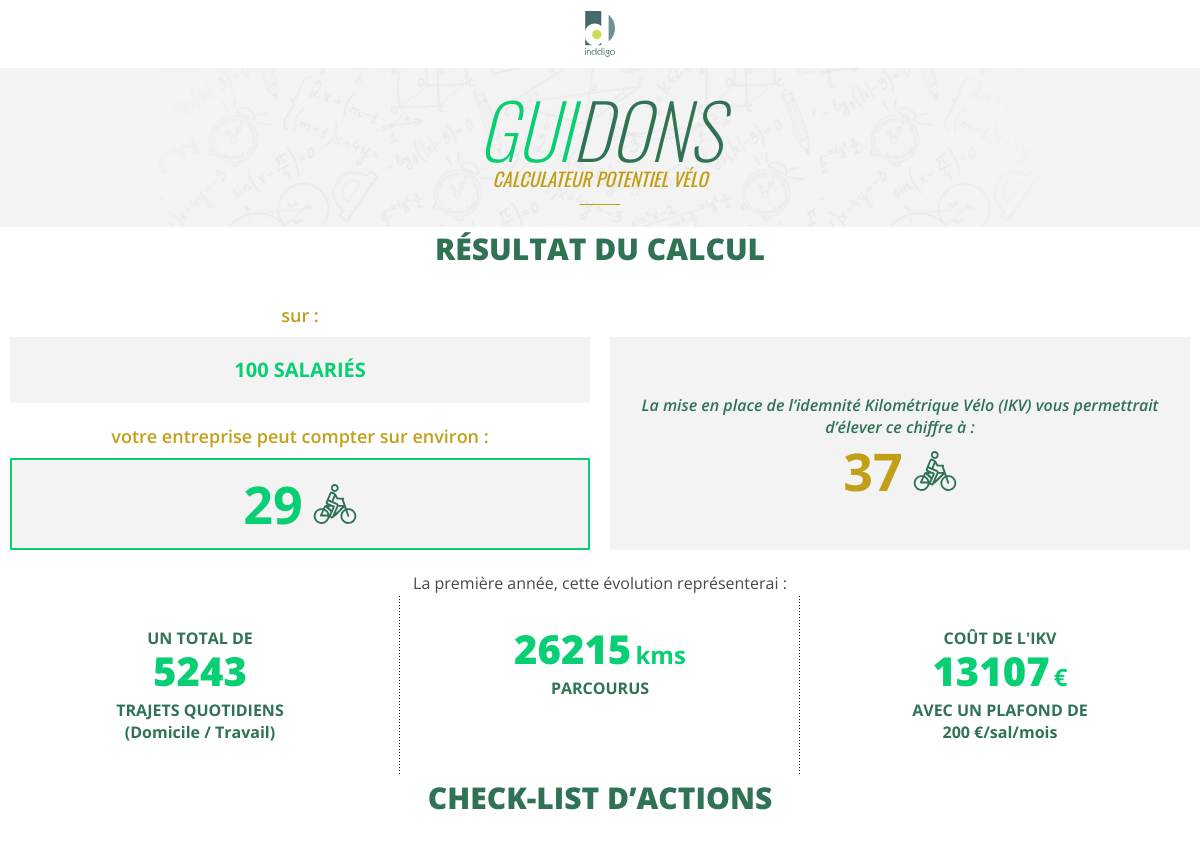
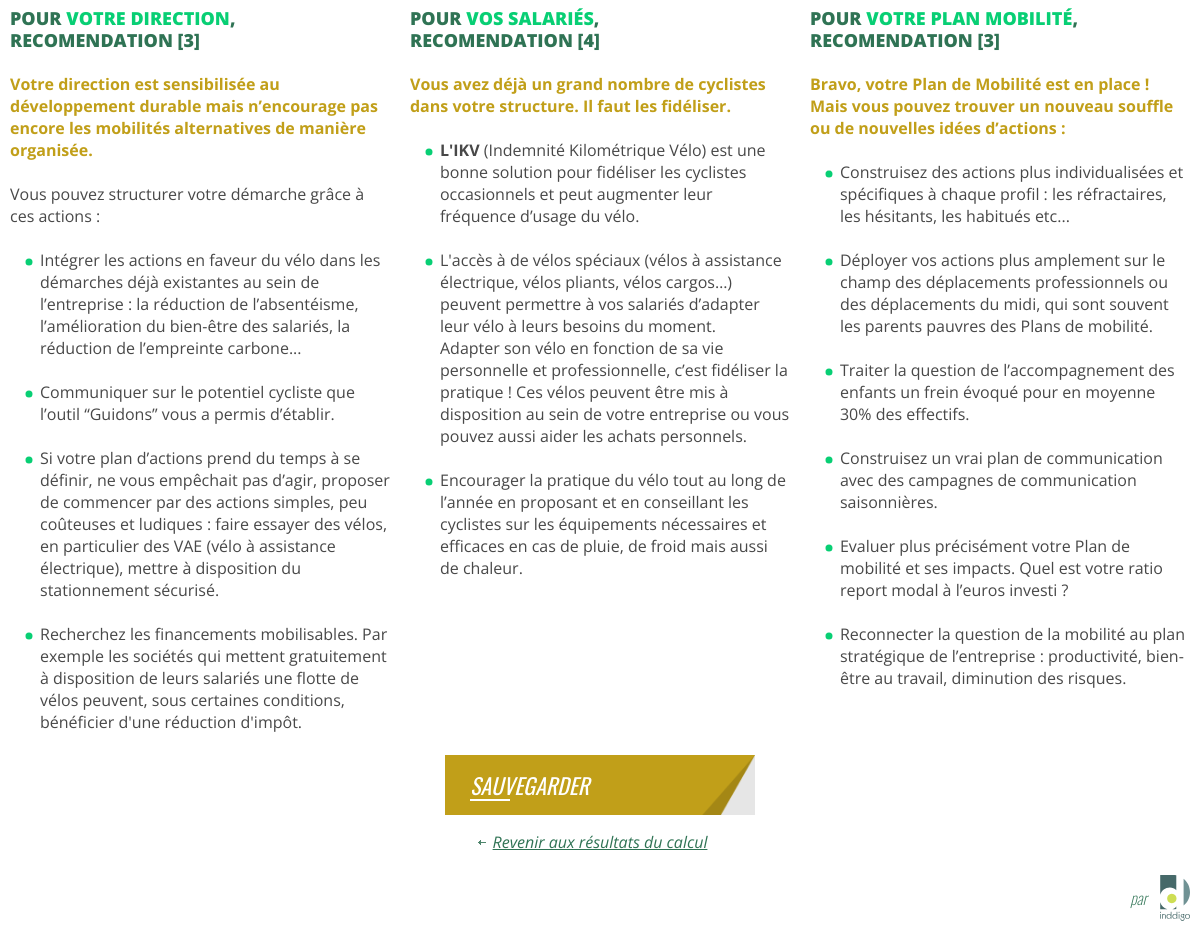
/player/1/, run on the app's committed database (2 pictures, top to bottom).
### velo/models.py (models this page shows, shortened)
class Player(models.Model):
    CTX_GEO_LIB = ((4.9, 'Centre ville ou urbain'),(1.7, 'Périurbain'),(1.5, 'Rural'),) # suprimer moyenne nationale
    ACC_LIB = (('bonne','bonne' ),('moyenne','moyenne'),('mauvaise','mauvaise'))
    FREQF_LIB = ((5, 'moins de 1 jour'),(15, '1 jour'),(35, '2 jours'),(65, '3 jours'),(80, '4 jours'),(100, '5 jours'),)
    MG1=((2, 'Réticent'),(25, 'Non sensibilisé'),(45, 'Sensibilisé'),(75, 'Motivé'),(100, 'Impliqué et acteur'),)
    MG2=((10, 'Réfractaire aux vélos'),(25, 'Sensibilisé mais pas confiant'),(45, 'Usager ponctuel pour le loisir'),(75, 'Usager quotidien'),(100, 'Cycliste expert'),)
    MG3=((10, 'Inexistant'),(50, 'En réflexion'),(100, 'Actif'),)
    MG4=((10, 'Aucune action envisagée'),(50, 'Actions vélos en réflexion'),(100, 'Actions vélos mises en place'),)
    PCY=((3, 'Moins de 5 %'),(20,'Environ un quart'),(55, 'Environ la moitié'),(80,'Plus de la moitié'),(50,'Ne sais pas estimer'))
    entrep = models.CharField(max_length=250,verbose_name = "Le nom de votre entreprise",)
    nom = models.CharField( max_length=250,verbose_name = "votre nom",)
    ville = models.CharField( max_length=250,verbose_name = "Votre ville",)
    mail = models.EmailField(verbose_name = "Votre email",)
    nbsal = models.PositiveIntegerField(verbose_name = "Nombre de salariés",)
    pccycliste = models.PositiveIntegerField(choices=PCY,verbose_name = "NPourcentages cyclistes", default = '50',)
    freq = 65
    dist = models.IntegerField(default = 3, verbose_name = "Distance Domicile travail moyenne des cyclistes de votre entreprise",)
    access = models.CharField(default='Bonne',choices=ACC_LIB,verbose_name = "Accessibilite du site",max_length=10)
    ctxgeolib = models.FloatField(choices=CTX_GEO_LIB,default='Centre-ville',verbose_name = "Contexte geographique")
    PM = models.IntegerField(default = 0, verbose_name = "Part Modale vélo Attendue (Pour débugages)",)
    g1 = models.IntegerField(choices=MG1,verbose_name = "Motivation de la direction de l’entreprise")
    g2 = models.IntegerField(choices=MG2,verbose_name = "Motivation des salariés")
    g3 = models.IntegerField(choices=MG3,verbose_name = "Etat d'avancement du PDE")
    g4 = models.IntegerField(choices=MG4,verbose_name = "Actions vélo", default=50)
    published_date = models.DateTimeField(blank=True, null=True)
    def score(self):
        if self.ctxgeolib == '4.9':
            self.notegeo = 100
        elif self.ctxgeolib == '1.7':
            self.notegeo = 50
        elif self.ctxgeolib == '1.5':
            self.notegeo = 10
        else:
            self.notegeo = 65
        if self.access == "bonne":
            self.noteacces = 100
        elif self.access == "moyenne":
            self.noteacces = 50
        else:
            self.noteacces = 10
        self.notefreq = self.freq
        self.moy = ((self.notegeo + self.noteacces + self.notefreq +  self.g1 + self.g2 + self.g3 +self.g4 )/700) #+ self.g4
        return self.moy
    def pvelo(self):
        pm = 34.177*self.score()-2.4684
        self.reusite =(self.nbsal /100 * pm)
        return ceil(self.reusite)
    def paccess(self):
        if self.access == "bonne":
            self.pa = self.freq/100
        elif self.access == "moyenne":
            self.pa = self.freq/100*0.8
        else:
            self.pa = self.freq/100*0.6
        return self.pa
    def evocycliste(self):
        self.evocycl = self.pvelo()*(1+0.25)
        self.evocycl = ceil(self.evocycl)
        return self.evocycl
    def evoarp(self):
        self.evoarp = self.evocycliste()*218*self.paccess()
        self.evoarp = ceil(self.evoarp)
        return self.evoarp
    def distance(self):
        if self.ctxgeolib == '4.9':
            self.distance = 3 * self.evoarp
        elif self.ctxgeolib == '1.7':
            self.distance = 4 * self.evoarp
        elif self.ctxgeolib == '1.5':
            self.distance = 4 * self.evoarp
        else:
            self.distance = 5 * self.evoarp
        return self.distance
    def coutdist(self):
        self.cout = 2 * 0.25 * self.distance
        return int(self.cout)
    def recodir(self):
        if (0 <= self.g1 <= 2):
            self.recog1 = '1' #"Actions de sensibilisation fortes à mettre en place auprès de la direction"
        elif(2 < self.g1 <= 75):
            self.recog1 = '2' # "Actions pour conforter la motivation de la direction"
        else:
            self.recog1 = '3'  #"Direction OK"
        return self.recog1
    def recosal(self):
        if (self.g2 == 10):
            self.recog2 = '1' #"Un playdoyer actif doit être mis en place auprès des salariés"
        elif(self.g2 == 25):
            self.recog2 = '2' #Il faut conforter la motivation de vos salariés. Mettre en place des actions d'information et sensibilisation ;  Remise en selle."
        elif (self.g2 == 45):
            self.recog2 = '3' #"Favoriser l'utilisation quotidienne du vélo, aménagements sur le site mise en place de l'IKV, Référent vélo"
        else:
            self.recog2 = '4'
        return self.recog2
    def recopde(self):
        if (self.g3 == 10):
            self.recog3 = '1'
        elif(self.g3 == 50):
            self.recog3 = '2'
        else:
            self.recog3 = '3'
        return self.recog3

### velo/views.py (the view)
# urls.py: url(r'^player/(?P<pk>[0-9]+)/$', views.detailsplayer, name='detailsplayer'),
def detailsplayer(request, pk):
	players = get_object_or_404(Player, pk=pk)
	return render(request, 'velo/detailsplayer.html', {'players':players})

### velo/templates/velo/detailsplayer.html (shortened to what this page needs)
{% extends 'velo/index.html' %}
{% block content %}
<section class="Section Section--results">
                <header class="Section-header">
                    <div class="Wysiwyg u-textCenter">
                        <h2>Résultat du calcul</h2>
                    </div>
                </header>
                <div class="Section-inner">
                    <div class="Results">
                        <div class="Results-column">
                            <div class="Result">
                                <strong class="Result-text">sur&nbsp;:</strong>
                                <div class="Result-value">
                                    <div class="Result-value-number Result-value-number--small">{{ players.nbsal}} salariés</div>
                                </div>
                            </div>
                            <div class="Result">
                                <strong class="Result-text">votre entreprise peut compter sur environ&nbsp;:</strong>
                                <div class="Result-value Result-value--highlighted">
                                    <div class="Result-value-number">{{players.pvelo}}</div>
                                    <svg class="Result-value-icon" width="44" height="44">
                                        <use xlink:href="#Cyclist" />
                                    </svg>
                                </div>
                            </div>
                        </div>
                        <div class="Results-column">
                            <div class="Result">
                                <strong class="Result-text">&nbsp;</strong>
                                <div class="Result-value">
                                    <div class="Result-value-description">La mise en place de l’idemnité Kilométrique Vélo (IKV) vous permettrait d’élever ce chiffre à&nbsp;:</div>
                                    <div class="Result-value-number c-yellow">{{players.evocycliste}}</div>
                                    <svg class="Result-value-icon" width="44" height="44">
                                        <use xlink:href="#Cyclist" />
                                    </svg>
                                </div>
                            </div>
                        </div>
                    </div>
                </div>
                <div class="Section-inner">
                    <div class="Wysiwyg u-textCenter">
                        <p>La première année, cette évolution représenterai :</p>
                    </div>
                </div>
                <div class="Section-inner">
                    <div class="KeyFigures">
                        <div class="Grid Grid--equalHeight" grid-gap="column">
                            <div class="Grid-item" grid-size="1/3 1@M">
                                <div class="KeyFigure">
                                    <div class="KeyFigure-name">UN TOTAL DE</div>
                                    <div class="KeyFigure-value">
                                        <b class="KeyFigure-value-number">{{players.evoarp}}</b>
                                    </div>
                                    <div class="KeyFigure-name">TRAJETS QUOTIDIENS<br>(Domicile / Travail)</div>
                                </div>
                            </div>
                            <div class="Grid-item" grid-size="1/3 1@M">
                                <div class="KeyFigure">
                                    <div class="KeyFigure-value">
                                        <b class="KeyFigure-value-number">{{players.distance}}</b>&nbsp;<span class="KeyFigure-value-unit">kms</span>
                                    </div>
                                    <div class="KeyFigure-name">PARCOURUS</div>
                                </div>
                            </div>
                            <div class="Grid-item" grid-size="1/3 1@M">
                                <div class="KeyFigure">
                                    <div class="KeyFigure-name">COÛT DE L'IKV</div>
                                    <div class="KeyFigure-value">
                                        <b class="KeyFigure-value-number">{{players.coutdist}}</b>&nbsp;<span class="KeyFigure-value-unit">€</span>
                                    </div>
                                    <div class="KeyFigure-name">AVEC UN PLAFOND DE <br>200 €/sal/mois</div>
                                </div>
                            </div>
                        </div>
                    </div>
                </div>
            </section>
            <section class="Section">
                <header class="Section-header">
                    <div class="Wysiwyg u-textCenter">
                        <h2>Check-list d’actions</h2>
                    </div>
                </header>
                <div class="Section-inner">
                    <div class="Grid" grid-gap="all">
                        <div class="Grid-item" grid-size="1/3 1@L">
                            <div class="Wysiwyg">
                                <h3>Pour <span class="c-lightgreen">votre direction</span>,<br> recomendation [{{players.recodir}}]</h3>
                                {% if players.recodir == '3'  %}
                                <p><b class="c-yellow">Votre direction est sensibilisée au développement durable mais n’encourage pas encore les mobilités alternatives de manière organisée.</b></p>
                                <p>Vous pouvez structurer votre démarche grâce à ces actions :</p>
                                <ul>
                                    <li>Intégrer les actions en faveur du vélo dans les démarches déjà existantes au sein de l’entreprise : la réduction de l’absentéisme, l’amélioration du bien-être des salariés, la réduction de l’empreinte carbone...</li>
                                    <li>Communiquer sur le potentiel cycliste que l’outil “Guidons” vous a permis d’établir.</li>
                                    <li>Si votre plan d’actions prend du temps à se définir, ne vous empêchait pas d’agir, proposer de commencer par des actions simples, peu coûteuses et ludiques : faire essayer des vélos, en particulier des VAE (vélo à assistance électrique), mettre à disposition du stationnement sécurisé.</li>
                                    <li>Recherchez les financements mobilisables. Par exemple les sociétés qui mettent gratuitement à disposition de leurs salariés une flotte de vélos peuvent, sous certaines conditions, bénéficier d'une réduction d'impôt.</li>
                                </ul>
                                {% endif %}
                            </div>
                        </div>
                        <div class="Grid-item" grid-size="1/3 1@L">
                            <div class="Wysiwyg">
                                <h3>Pour <span class="c-lightgreen">vos salariés</span>,<br> recomendation [{{players.recosal}}] </h3>
                                {% if players.recosal == '4'  %}
                                <div >
                                <p><b class="c-yellow">Vous avez déjà un grand nombre de cyclistes dans votre structure. Il faut les fidéliser.</b></p>
                                <ul>
                                    <li><b>L'IKV</b>&nbsp;(Indemnité Kilométrique Vélo) est une bonne solution pour fidéliser les cyclistes occasionnels et peut augmenter leur fréquence d’usage du vélo.</li>
                                    <li>L'accès à de vélos spéciaux (vélos à assistance électrique, vélos pliants, vélos cargos…) peuvent permettre à vos salariés d’adapter leur vélo à leurs besoins du moment.<br>Adapter son vélo en fonction de sa vie personnelle et professionnelle, c’est fidéliser la pratique&nbsp;! Ces vélos peuvent être mis à disposition au sein de votre entreprise ou vous pouvez aussi aider les achats personnels.</li>
                                    <li>Encourager la pratique du vélo tout au long de l’année en proposant et en conseillant les cyclistes sur les équipements nécessaires et efficaces en cas de pluie, de froid mais aussi de chaleur.</li>
                                </ul>
                                </div>
                                {% endif %}
                            </div>
                        </div>
                        <div class="Grid-item" grid-size="1/3 1@L">
                            <div class="Wysiwyg">
                                <h3>Pour <span class="c-lightgreen">votre plan mobilité</span>,<br> recomendation [{{players.recopde}}]</h3>
                                {% if players.recopde == '3'  %}
                                <div >
                                <p><b class="c-yellow">Bravo, votre Plan de Mobilité est en place ! Mais vous pouvez trouver un nouveau souffle ou de nouvelles idées d’actions :</b></p>
                                <ul>
                                    <li>Construisez des actions plus individualisées et spécifiques à chaque profil : les réfractaires, les hésitants, les habitués etc...</li>
                                    <li>Déployer vos actions plus amplement sur le champ des déplacements professionnels ou des déplacements du midi, qui sont souvent les parents pauvres des Plans de mobilité.</li>
                                    <li>Traiter la question de l’accompagnement des enfants un frein évoqué pour en moyenne 30% des effectifs.</li>
                                    <li>Construisez un vrai plan de communication avec des campagnes de communication saisonnières.</li>
                                    <li>Evaluer plus précisément votre Plan de mobilité et ses impacts. Quel est votre ratio report modal à l’euros investi ?</li>
                                    <li>Reconnecter la question de la mobilité au plan stratégique de l’entreprise : productivité, bien-être au travail, diminution des risques.</li>
                                </ul>
                                </div>
                                {% endif %}
                            </div>
                        </div>
                    </div>
                </div>
                <footer class="Section-footer">
                    <a class="Button Button--wide Button--yellow" href="#">Sauvegarder</a>
                    <br><a class="Section-back" href="page-resultats.html">Revenir aux résultats du calcul</a>
                </footer>
            </section>
{% endblock %}

### data on the page
Player: nbsal "100", pvelo "29", evocycliste "37", evoarp "5243", distance "26215", coutdist "13107", recodir "3", recosal "4", recopde "3"
